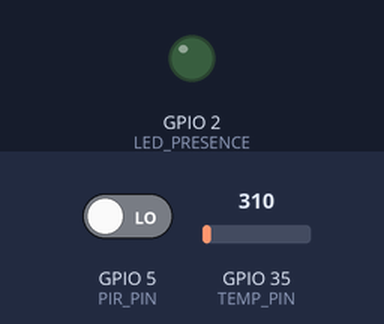
Bench run of a sketch on a simulated ESP32. On the bench: output pins drawn as LEDs (lit = HIGH). The test bench sets the inputs (shaded band); at power-on: GPIO 5 (PIR_PIN) LOW, GPIO 35 (TEMP_PIN) = 310. WiFi joins after 1.5 s; servers stay silent unless stated; random numbers use the default seed unless the sketch sets one; no MQTT or app messages arrive unless stated; what the sketch prints to the serial monitor is not drawn.

Above: at 2.9 s.
3.0 s: GPIO 5 (PIR_PIN) driven HIGH
At 5.7 s:
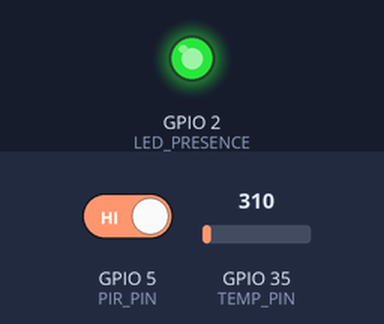
6.8 s: GPIO 5 (PIR_PIN) driven LOW
At 8.0 s:
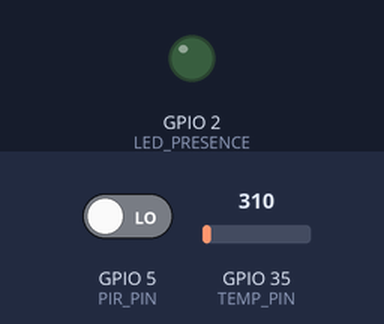
Timing chart, 0 to 9.8 s (numbered marks = the images above; inputs shaded):
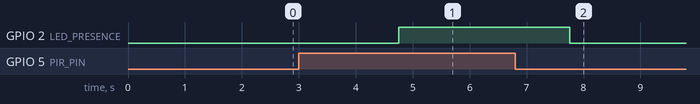

Measured:
- after the input at 3.0 s, GPIO 2 (LED_PRESENCE): LOW → HIGH after 1.8 s
- after the input at 6.8 s, GPIO 2 (LED_PRESENCE): HIGH → LOW after 0.96 s

The sketch:

sketch.ino
```cpp
#include <WiFi.h>
#include <PubSubClient.h>

// ==============================
// CONFIGURAÇÕES DE REDE / MQTT
// ==============================

// ⚠️ No Wokwi use sempre essa rede
const char* WIFI_SSID     = "Wokwi-GUEST";
const char* WIFI_PASSWORD = "";

// Broker público
const char* MQTT_BROKER   = "test.mosquitto.org";
const int   MQTT_PORT     = 1883;

// Tópico para envio dos dados
const char* MQTT_TOPIC    = "workSense/data";

// ==============================
// PINOS DOS SENSORES
// ==============================
//
// NTC  -> GPIO 35 (entrada analógica)
// PIR  -> GPIO 5  (digital)
// LED  -> GPIO 2  (saída para indicar presença)

const int TEMP_PIN      = 35;    // Sensor de temperatura NTC
const int PIR_PIN       = 5;     // Sensor de presença
const int LED_PRESENCE  = 2;     // LED indicador

WiFiClient espClient;
PubSubClient mqttClient(espClient);

// ==============================
// FUNÇÕES DE REDE / MQTT
// ==============================

void connectWiFi() {
  Serial.println("Conectando ao WiFi...");
  WiFi.begin(WIFI_SSID, WIFI_PASSWORD);

  while (WiFi.status() != WL_CONNECTED) {
    delay(500);
    Serial.print(".");
  }

  Serial.println();
  Serial.println("WiFi conectado!");
}

void connectMQTT() {
  while (!mqttClient.connected()) {
    Serial.print("Conectando ao broker MQTT... ");
    String clientId = "WorkSense-ESP32-";
    clientId += String(random(0xffff), HEX);

    if (mqttClient.connect(clientId.c_str())) {
      Serial.println("Conectado!");
    } else {
      Serial.print("Falhou. RC=");
      Serial.println(mqttClient.state());
      delay(2000);
    }
  }
}

// ==============================
// LEITURA DE SENSORES
// ==============================

// Aproxima leitura analógica (0–4095) para faixa 0–50 ºC, com sentido correto
float readTemperatureC() {
  int raw = analogRead(TEMP_PIN);

  // Inverte: raw alto = temp baixa, raw baixo = temp alta
  float tempC = 50.0 - (raw * (50.0 / 4095.0));

  return tempC;
}


// Lê presença do PIR (0 ou 1)
int readPresence() {
  return digitalRead(PIR_PIN);
}

// ==============================
// SETUP
// ==============================

void setup() {
  Serial.begin(115200);

  pinMode(TEMP_PIN, INPUT);
  pinMode(PIR_PIN, INPUT);
  pinMode(LED_PRESENCE, OUTPUT);

  connectWiFi();
  mqttClient.setServer(MQTT_BROKER, MQTT_PORT);

  delay(200);
}

// ==============================
// LOOP PRINCIPAL
// ==============================

void loop() {

  if (!mqttClient.connected()) {
    connectMQTT();
  }

  mqttClient.loop();

  float temperature = readTemperatureC();
  int presence = readPresence();

  // LED acende se houver movimento
  digitalWrite(LED_PRESENCE, presence ? HIGH : LOW);

  // Monta JSON
  String payload = "{";
  payload += "\"temperature\":";
  payload += String(temperature, 1);
  payload += ",\"presence\":";
  payload += String(presence);
  payload += "}";

  Serial.print("Publicando: ");
  Serial.println(payload);

  mqttClient.publish(MQTT_TOPIC, payload.c_str());

  delay(3000);
}
```
